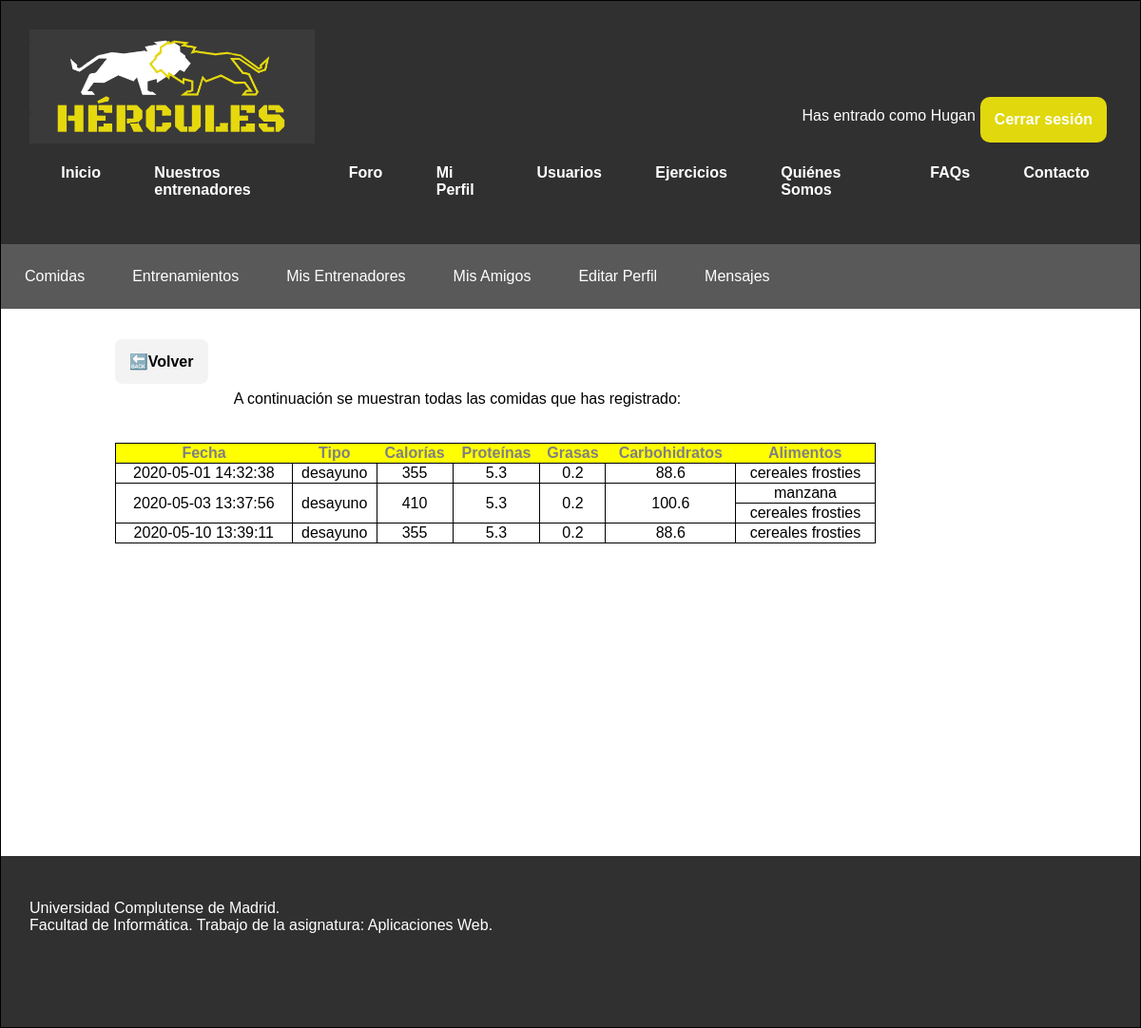
Page /miPerfilComidasVerTablas.php (signed in) on the committed database.
### tables this page shows
CREATE TABLE `comida` (
  `idComida` int(10) NOT NULL,
  `dia` timestamp NOT NULL DEFAULT current_timestamp() ON UPDATE current_timestamp(),
  `tipo` varchar(15) NOT NULL,
  `usuario` varchar(10) NOT NULL
);

CREATE TABLE `alimento` (
  `idAlimento` int(10) NOT NULL,
  `nombre` varchar(50) NOT NULL,
  `caloriasConsumidas` double UNSIGNED DEFAULT NULL,
  `carbohidratos` double UNSIGNED DEFAULT NULL,
  `proteinas` double UNSIGNED DEFAULT NULL,
  `grasas` double UNSIGNED DEFAULT NULL
);

### includes/DAOs/DAO.php (called while the page is built, shortened)
<?php
class DAO {
    private $servername = "localhost";
    private $username = "hercules";
    private $password = "iG8hC62acnPrvIeU";
    private $dbname = "hercules";
    private $mysqli = null;
    public function __construct(){
        if(!$this->mysqli){
            $this->mysqli = new mysqli($this->servername, $this->username, $this->password, $this->dbname);
        }
    }
    protected function consultar($sql){
        return $this->mysqli->query($sql);
    }
}

### includes/controller.php (called while the page is built, shortened)
<?php
require_once(__DIR__ . '/DAOs/usuarioDAO.php');
require_once(__DIR__ . '/DAOs/comidaDAO.php');
class controller{
    private $comidaDAO;
    private static $instance = null;
    public function __construct(){
        $this->comidaDAO = new comidaDAO();
    }
     public static function getInstance() {
        if (null === self::$instance) {
            self::$instance = new self();
        }
        return self::$instance;
    }
    public function verComidas($nif)
    {
        return $this->comidaDAO->verComidas($nif);
    }
}

### includes/config.php (called while the page is built, shortened)
<?php
require_once __DIR__.'/TOs/TOUsuario.php';
require_once __DIR__.'/controller.php';
$ctrl = controller::getInstance();

### includes/TOs/TOUsuario.php (called while the page is built, shortened)
<?php
class TOUsuario {
    private $nif;
    public function getNif()
    {
        return $this->nif;
    }
}

### includes/DAOs/comidaDAO.php (called while the page is built, shortened)
<?php
require_once(__DIR__.'/DAO.php');
class comidaDAO extends DAO
{
    public function verComidas($nif)
    {
        $query = "  SELECT dia, tipo, nombre, caloriasConsumidas, proteinas, grasas, carbohidratos
                    from comida c
                    join alimentocomida ac on c.idComida = ac.idComida
                    join alimento a on a.idAlimento = ac.idAlimento
                    where c.usuario = '".$nif."'
                    order by c.dia";
        $consulta = $this->consultar($query);
        $comidas = array();
        while($fila = mysqli_fetch_assoc($consulta))
        {
            array_push($comidas, $fila);
        }
        return $comidas;
    }
}

### miPerfilComidasVerTablas.php (the view, shortened to what this page needs)
<?php
	require_once 'includes/config.php';
?>
<!DOCTYPE html>
<html>
<head>
	<link rel="stylesheet" type="text/css" href="includes/css/estilo.css" />
	<link rel="stylesheet" type="text/css" href="includes/css/estiloPagsMiPerfil.css" />
</head>
<body>
<div id="contenedor">
	<?php
		require('includes/comun/cabecera.php');
		require('miPerfilCabecera.php');
	?>
	<div id="contenido">
		<div class="boton-volver">
			<a href="miPerfilComidasVer.php"> 🔙Volver </a>
		</div>
		<?php
		$nif_usuario = $_SESSION['usuario']->getNif();
		$comidas = $ctrl->verComidas($nif_usuario);
		if (count($comidas) == 0)
		{
		    echo "<p> No se ha registrado ninguna comida todavía.</p>";
		}
		else
		{
	    ?>
	    <div class="primer_parrafo">
		<p>A continuación se muestran todas las comidas que has registrado:</p>
		</div>
		<div class="tabla_comidas">
		<p><table>
		<tr> <th>Fecha</th> <th>Tipo</th> <th>Calorías</th> <th>Proteínas</th>
		    <th>Grasas</th> <th>Carbohidratos</th> <th>Alimentos</th> </tr>
		<?php
    		$i = 0; $j = 0; $aux = 0;
    		$sumaCalorias = 0; $sumaProteinas = 0; $sumaGrasas = 0; $sumaHidratos = 0;
    		foreach ($comidas as $valor)
    		{
    		    echo "<tr>";
    		    if ($i == $j)
    	        {
    	            while ((count($comidas) != $i + 1) && ($comidas[$i]['dia'] == $comidas[$i + 1]['dia']))
    	            {
    	                $sumaCalorias += $comidas[$i]['caloriasConsumidas'];
    	                $sumaProteinas += $comidas[$i]['proteinas'];
    	                $sumaGrasas += $comidas[$i]['grasas'];
    	                $sumaHidratos += $comidas[$i]['carbohidratos'];
    	                ++$i;
    	                ++$aux;
    	            }
    	            $sumaCalorias += $comidas[$i]['caloriasConsumidas'];
    	            $sumaProteinas += $comidas[$i]['proteinas'];
    	            $sumaGrasas += $comidas[$i]['grasas'];
    	            $sumaHidratos += $comidas[$i]['carbohidratos'];
    	            ++$i;
    	            ++$aux;
    	            echo "<td rowspan = ".$aux.">".$valor['dia']."</td>";
    	            echo "<td rowspan = ".$aux.">".$valor['tipo']."</td>";
    	            echo "<td rowspan = ".$aux.">".$sumaCalorias."</td>";
    	            echo "<td rowspan = ".$aux.">".$sumaProteinas."</td>";
    	            echo "<td rowspan = ".$aux.">".$sumaGrasas."</td>";
    	            echo "<td rowspan = ".$aux.">".$sumaHidratos."</td>";
    	            $aux = 0;
    	            $sumaCalorias = 0; $sumaProteinas = 0; $sumaGrasas = 0; $sumaHidratos = 0;
    	        }
                ++$j;
    		    echo "<td>".$valor['nombre']."</td>";
                echo "</tr>";
    		}
        }
        ?>
        </table></p>
        </div>
	</div>
	<?php
	require('includes/comun/pie.php');
	?>
</div>
</body>
</html>

### includes/css/estilo.css (style rules this page uses)
body { width: 100%; font-family: "Trebuchet MS", Helvetica, sans-serif; margin: 0; padding: 0; background-color: white; }
div#contenedor { margin: auto; border: 1px solid black; background-color: white; width: auto; min-width: min-content; max-width:none; }
div#contenido { padding-top: 30px; padding-bottom: 30px; min-height: 500px; width: 80%; margin-left: 10%; background-color: white; overflow:auto; }
p { text-align: left; }
div#contenido .boton-volver a { cursor:pointer; text-decoration:none; border: 0; color: black; background-color: #f3f3f3; opacity: 1.5; margin-top: 20px; padding: 15px; width: 15%; font-size: 16px; font-weight: 600; border-radius: 8px; text-align: center; }

### includes/css/estiloPagsMiPerfil.css (style rules this page uses)
div#contenido a, button[type="submit"], button[id="abrir"] { cursor:pointer; text-decoration: none; border: 0; color: black; background-color: #f3f3f3; opacity: 1.5; margin-top: 20px; padding: 15px; width: 30%; font-size: 16px; font-weight: 600; border-radius: 8px; text-align: center; }
div#contenido .tabla_comidas table { border: 1px solid black; border-collapse: collapse; width: 800px; }
div#contenido .tabla_comidas td { border: 1px solid black; text-align: center; }
div#contenido .tabla_comidas th { background-color: yellow; color: gray; }
div#contenido .primer_parrafo { margin-left: 120px; padding: 5px; }

### rows in the picture
comida: dia "2020-05-01 14:32:38", tipo "desayuno", sumaCalorias "355", sumaProteinas "5.3", sumaGrasas "0.2", sumaHidratos "88.6", alimento.nombre "cereales frosties"
comida: dia "2020-05-03 13:37:56", tipo "desayuno", sumaCalorias "410", sumaProteinas "5.3", sumaGrasas "0.2", sumaHidratos "100.6", alimento.nombre "manzana", alimento.nombre "cereales frosties"
comida: dia "2020-05-10 13:39:11", tipo "desayuno", sumaCalorias "355", sumaProteinas "5.3", sumaGrasas "0.2", sumaHidratos "88.6", alimento.nombre "cereales frosties"

### other values in the picture
$_SESSION['usuario']->getNombre() "Hugan"
